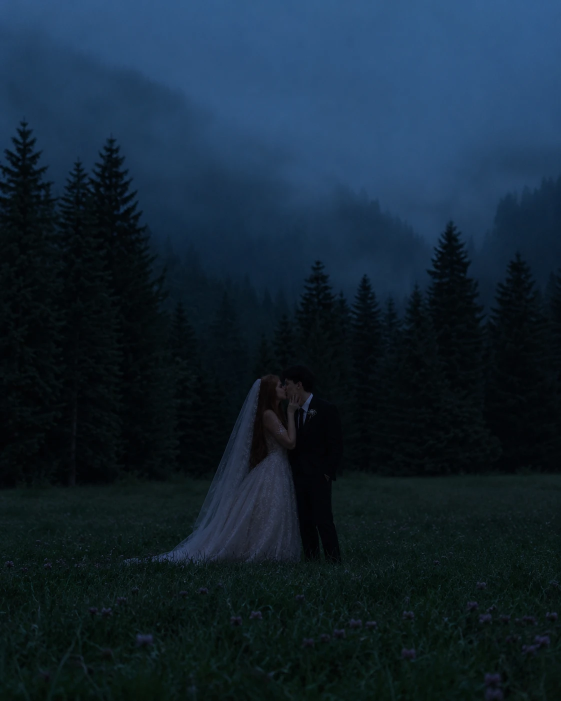
#> input picture tools/fontes/casal-original.webp, 1122 x 1402 px (shown at 1/2 size)
$ python foto.py
#> lines starting #> are read from the running program, lines starting #| are printed output that depends on the picture
"""Prepara a foto do casal: clareia levemente as sombras (mantendo o clima)
e gera a versão desfocada usada atrás do envelope.

Uso: python3 tools/foto.py [caminho/da/foto.jpg]
"""
import os
import sys
import numpy as np
from PIL import Image, ImageFilter
from imgutil import IMG, FONTES

src = sys.argv[1] if len(sys.argv) > 1 else os.path.join(FONTES, 'casal-original.webp')
im = Image.open(src).convert('RGB')
#> im is the input picture: PIL image 1122x1402 RGB; mean R, G, B 19.2, 36.6, 50.8
a = np.asarray(im).astype(np.float64) / 255
out = Image.fromarray(np.clip((0.012 + (a ** 0.80) * 0.988) * 255, 0, 255).astype(np.uint8))
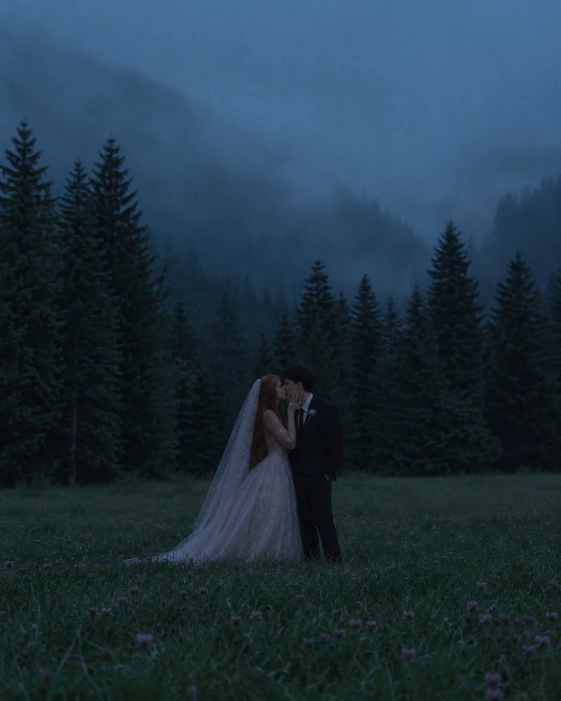
#> out: PIL image 1122x1402 RGB (shown at 1/2 size); mean R, G, B 32.5, 53.4, 67.8
out.save(os.path.join(IMG, 'casal.webp'), quality=86, method=6)
w, h = out.size
#> w = 1122; h = 1402
# versão desfocada: o desfoque fica "assado" na imagem (o CSS não aplica filtro),
# o que poupa a GPU do celular durante a animação de fundo
from PIL import ImageEnhance
bl = out.resize((480, int(480 * h / w)), Image.LANCZOS).filter(ImageFilter.GaussianBlur(22))
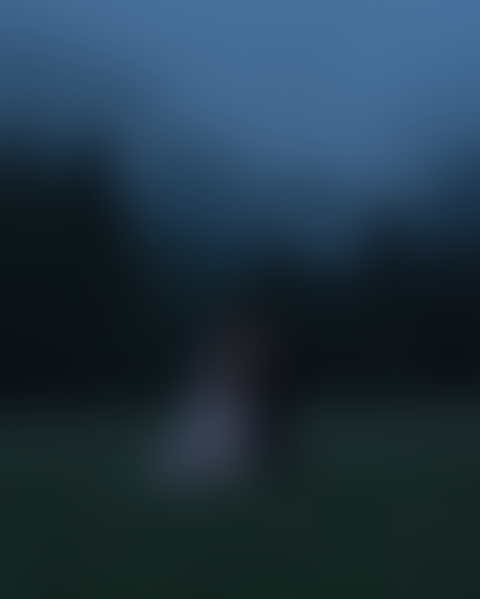
#> bl: PIL image 480x599 RGB; mean R, G, B 32.5, 53.4, 67.8
ImageEnhance.Color(bl).enhance(1.1).save(os.path.join(IMG, 'casal-blur.webp'), quality=82, method=6)
# recorte pequeno para o selo postal do envelope (evita baixar a foto inteira na abertura)
st = out.crop((370, 642, 830, 1217)).resize((176, 220), Image.LANCZOS)
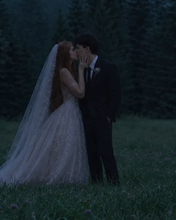
#> st: PIL image 176x220 RGB; mean R, G, B 24.5, 35.3, 41.2
st = ImageEnhance.Brightness(ImageEnhance.Color(st).enhance(1.15)).enhance(1.15)
st.save(os.path.join(IMG, 'selo-postal.webp'), quality=84, method=6)
print('ok: casal.webp, casal-blur.webp, selo-postal.webp')
